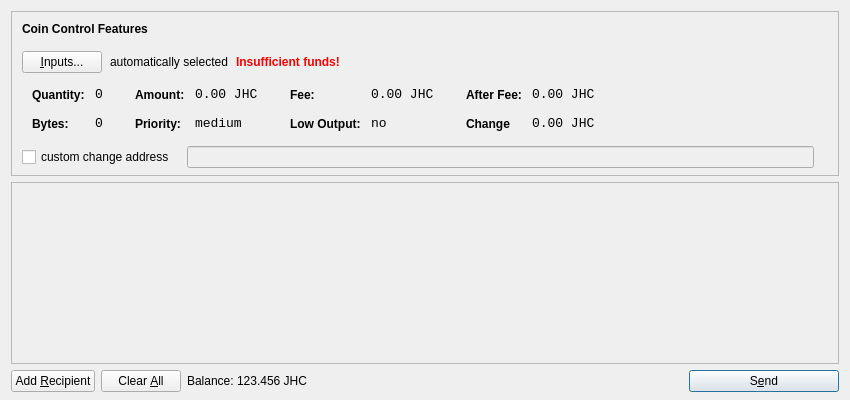
<?xml version="1.0" encoding="UTF-8"?>
<ui version="4.0">
 <class>SendCoinsDialog</class>
 <widget class="QDialog" name="SendCoinsDialog">
  <property name="geometry">
   <rect>
    <x>0</x>
    <y>0</y>
    <width>850</width>
    <height>400</height>
   </rect>
  </property>
  <property name="windowTitle">
   <string>Send Coins</string>
  </property>
  <layout class="QVBoxLayout" name="verticalLayout" stretch="0,1,0">
   <property name="bottomMargin">
    <number>8</number>
   </property>
   <item>
    <widget class="QFrame" name="frameCoinControl">
     <property name="sizePolicy">
      <sizepolicy hsizetype="Expanding" vsizetype="Expanding">
       <horstretch>0</horstretch>
       <verstretch>0</verstretch>
      </sizepolicy>
     </property>
     <property name="maximumSize">
      <size>
       <width>16777215</width>
       <height>16777215</height>
      </size>
     </property>
     <property name="frameShape">
      <enum>QFrame::StyledPanel</enum>
     </property>
     <property name="frameShadow">
      <enum>QFrame::Sunken</enum>
     </property>
     <layout class="QVBoxLayout" name="verticalLayoutCoinControl2">
      <property name="spacing">
       <number>6</number>
      </property>
      <property name="leftMargin">
       <number>0</number>
      </property>
      <property name="topMargin">
       <number>0</number>
      </property>
      <property name="rightMargin">
       <number>0</number>
      </property>
      <property name="bottomMargin">
       <number>6</number>
      </property>
      <item>
       <layout class="QVBoxLayout" name="verticalLayoutCoinControl" stretch="0,0,0,0,1">
        <property name="spacing">
         <number>0</number>
        </property>
        <property name="leftMargin">
         <number>10</number>
        </property>
        <property name="topMargin">
         <number>10</number>
        </property>
        <item>
         <layout class="QHBoxLayout" name="horizontalLayoutCoinControl1">
          <property name="bottomMargin">
           <number>15</number>
          </property>
          <item>
           <widget class="QLabel" name="labelCoinControlFeatures">
            <property name="sizePolicy">
             <sizepolicy hsizetype="Preferred" vsizetype="Maximum">
              <horstretch>0</horstretch>
              <verstretch>0</verstretch>
             </sizepolicy>
            </property>
            <property name="font">
             <font>
              <weight>75</weight>
              <bold>true</bold>
             </font>
            </property>
            <property name="styleSheet">
             <string notr="true">font-weight:bold;</string>
            </property>
            <property name="text">
             <string>Coin Control Features</string>
            </property>
           </widget>
          </item>
         </layout>
        </item>
        <item>
         <layout class="QHBoxLayout" name="horizontalLayoutCoinControl2" stretch="0,0,0,0">
          <property name="spacing">
           <number>8</number>
          </property>
          <property name="bottomMargin">
           <number>10</number>
          </property>
          <item>
           <widget class="QPushButton" name="pushButtonCoinControl">
            <property name="styleSheet">
             <string notr="true"/>
            </property>
            <property name="text">
             <string>&amp;Inputs...</string>
            </property>
           </widget>
          </item>
          <item>
           <widget class="QLabel" name="labelCoinControlAutomaticallySelected">
            <property name="text">
             <string>automatically selected</string>
            </property>
            <property name="margin">
             <number>5</number>
            </property>
           </widget>
          </item>
          <item>
           <widget class="QLabel" name="labelCoinControlInsuffFunds">
            <property name="font">
             <font>
              <weight>75</weight>
              <bold>true</bold>
             </font>
            </property>
            <property name="styleSheet">
             <string notr="true">color:red;font-weight:bold;</string>
            </property>
            <property name="text">
             <string>Insufficient funds!</string>
            </property>
            <property name="margin">
             <number>5</number>
            </property>
           </widget>
          </item>
          <item>
           <spacer name="horizontalSpacerCoinControl">
            <property name="orientation">
             <enum>Qt::Horizontal</enum>
            </property>
            <property name="sizeHint" stdset="0">
             <size>
              <width>40</width>
              <height>1</height>
             </size>
            </property>
           </spacer>
          </item>
         </layout>
        </item>
        <item>
         <widget class="QWidget" name="widgetCoinControl" native="true">
          <property name="sizePolicy">
           <sizepolicy hsizetype="Preferred" vsizetype="Preferred">
            <horstretch>0</horstretch>
            <verstretch>0</verstretch>
           </sizepolicy>
          </property>
          <property name="minimumSize">
           <size>
            <width>0</width>
            <height>0</height>
           </size>
          </property>
          <property name="styleSheet">
           <string notr="true"/>
          </property>
          <layout class="QHBoxLayout" name="horizontalLayoutCoinControl5">
           <property name="leftMargin">
            <number>0</number>
           </property>
           <property name="topMargin">
            <number>0</number>
           </property>
           <property name="rightMargin">
            <number>0</number>
           </property>
           <property name="bottomMargin">
            <number>0</number>
           </property>
           <item>
            <layout class="QHBoxLayout" name="horizontalLayoutCoinControl3" stretch="0,0,0,1">
             <property name="spacing">
              <number>20</number>
             </property>
             <property name="topMargin">
              <number>0</number>
             </property>
             <property name="bottomMargin">
              <number>10</number>
             </property>
             <item>
              <layout class="QFormLayout" name="formLayoutCoinControl1">
               <property name="horizontalSpacing">
                <number>10</number>
               </property>
               <property name="verticalSpacing">
                <number>14</number>
               </property>
               <property name="leftMargin">
                <number>10</number>
               </property>
               <property name="topMargin">
                <number>4</number>
               </property>
               <property name="rightMargin">
                <number>6</number>
               </property>
               <item row="0" column="0">
                <widget class="QLabel" name="labelCoinControlQuantityText">
                 <property name="styleSheet">
                  <string notr="true">font-weight:bold;</string>
                 </property>
                 <property name="text">
                  <string>Quantity:</string>
                 </property>
                 <property name="margin">
                  <number>0</number>
                 </property>
                </widget>
               </item>
               <item row="0" column="1">
                <widget class="QLabel" name="labelCoinControlQuantity">
                 <property name="font">
                  <font>
                   <family>Monospace</family>
                   <pointsize>10</pointsize>
                  </font>
                 </property>
                 <property name="cursor">
                  <cursorShape>IBeamCursor</cursorShape>
                 </property>
                 <property name="contextMenuPolicy">
                  <enum>Qt::ActionsContextMenu</enum>
                 </property>
                 <property name="text">
                  <string>0</string>
                 </property>
                 <property name="margin">
                  <number>0</number>
                 </property>
                 <property name="textInteractionFlags">
                  <set>Qt::LinksAccessibleByMouse|Qt::TextSelectableByKeyboard|Qt::TextSelectableByMouse</set>
                 </property>
                </widget>
               </item>
               <item row="1" column="0">
                <widget class="QLabel" name="labelCoinControlBytesText">
                 <property name="styleSheet">
                  <string notr="true">font-weight:bold;</string>
                 </property>
                 <property name="text">
                  <string>Bytes:</string>
                 </property>
                </widget>
               </item>
               <item row="1" column="1">
                <widget class="QLabel" name="labelCoinControlBytes">
                 <property name="font">
                  <font>
                   <family>Monospace</family>
                   <pointsize>10</pointsize>
                  </font>
                 </property>
                 <property name="cursor">
                  <cursorShape>IBeamCursor</cursorShape>
                 </property>
                 <property name="contextMenuPolicy">
                  <enum>Qt::ActionsContextMenu</enum>
                 </property>
                 <property name="text">
                  <string>0</string>
                 </property>
                 <property name="textInteractionFlags">
                  <set>Qt::LinksAccessibleByMouse|Qt::TextSelectableByKeyboard|Qt::TextSelectableByMouse</set>
                 </property>
                </widget>
               </item>
              </layout>
             </item>
             <item>
              <layout class="QFormLayout" name="formLayoutCoinControl2">
               <property name="horizontalSpacing">
                <number>10</number>
               </property>
               <property name="verticalSpacing">
                <number>14</number>
               </property>
               <property name="leftMargin">
                <number>6</number>
               </property>
               <property name="topMargin">
                <number>4</number>
               </property>
               <property name="rightMargin">
                <number>6</number>
               </property>
               <item row="0" column="0">
                <widget class="QLabel" name="labelCoinControlAmountText">
                 <property name="styleSheet">
                  <string notr="true">font-weight:bold;</string>
                 </property>
                 <property name="text">
                  <string>Amount:</string>
                 </property>
                 <property name="margin">
                  <number>0</number>
                 </property>
                </widget>
               </item>
               <item row="0" column="1">
                <widget class="QLabel" name="labelCoinControlAmount">
                 <property name="font">
                  <font>
                   <family>Monospace</family>
                   <pointsize>10</pointsize>
                  </font>
                 </property>
                 <property name="cursor">
                  <cursorShape>IBeamCursor</cursorShape>
                 </property>
                 <property name="contextMenuPolicy">
                  <enum>Qt::ActionsContextMenu</enum>
                 </property>
                 <property name="text">
                  <string>0.00 JHC</string>
                 </property>
                 <property name="textInteractionFlags">
                  <set>Qt::LinksAccessibleByMouse|Qt::TextSelectableByKeyboard|Qt::TextSelectableByMouse</set>
                 </property>
                </widget>
               </item>
               <item row="1" column="0">
                <widget class="QLabel" name="labelCoinControlPriorityText">
                 <property name="styleSheet">
                  <string notr="true">font-weight:bold;</string>
                 </property>
                 <property name="text">
                  <string>Priority:</string>
                 </property>
                </widget>
               </item>
               <item row="1" column="1">
                <widget class="QLabel" name="labelCoinControlPriority">
                 <property name="font">
                  <font>
                   <family>Monospace</family>
                   <pointsize>10</pointsize>
                  </font>
                 </property>
                 <property name="cursor">
                  <cursorShape>IBeamCursor</cursorShape>
                 </property>
                 <property name="contextMenuPolicy">
                  <enum>Qt::ActionsContextMenu</enum>
                 </property>
                 <property name="text">
                  <string>medium</string>
                 </property>
                 <property name="textInteractionFlags">
                  <set>Qt::LinksAccessibleByMouse|Qt::TextSelectableByKeyboard|Qt::TextSelectableByMouse</set>
                 </property>
                </widget>
               </item>
              </layout>
             </item>
             <item>
              <layout class="QFormLayout" name="formLayoutCoinControl3">
               <property name="horizontalSpacing">
                <number>10</number>
               </property>
               <property name="verticalSpacing">
                <number>14</number>
               </property>
               <property name="leftMargin">
                <number>6</number>
               </property>
               <property name="topMargin">
                <number>4</number>
               </property>
               <property name="rightMargin">
                <number>6</number>
               </property>
               <item row="0" column="0">
                <widget class="QLabel" name="labelCoinControlFeeText">
                 <property name="styleSheet">
                  <string notr="true">font-weight:bold;</string>
                 </property>
                 <property name="text">
                  <string>Fee:</string>
                 </property>
                 <property name="margin">
                  <number>0</number>
                 </property>
                </widget>
               </item>
               <item row="0" column="1">
                <widget class="QLabel" name="labelCoinControlFee">
                 <property name="font">
                  <font>
                   <family>Monospace</family>
                   <pointsize>10</pointsize>
                  </font>
                 </property>
                 <property name="cursor">
                  <cursorShape>IBeamCursor</cursorShape>
                 </property>
                 <property name="contextMenuPolicy">
                  <enum>Qt::ActionsContextMenu</enum>
                 </property>
                 <property name="text">
                  <string>0.00 JHC</string>
                 </property>
                 <property name="textInteractionFlags">
                  <set>Qt::LinksAccessibleByMouse|Qt::TextSelectableByKeyboard|Qt::TextSelectableByMouse</set>
                 </property>
                </widget>
               </item>
               <item row="1" column="0">
                <widget class="QLabel" name="labelCoinControlLowOutputText">
                 <property name="styleSheet">
                  <string notr="true">font-weight:bold;</string>
                 </property>
                 <property name="text">
                  <string>Low Output:</string>
                 </property>
                </widget>
               </item>
               <item row="1" column="1">
                <widget class="QLabel" name="labelCoinControlLowOutput">
                 <property name="font">
                  <font>
                   <family>Monospace</family>
                   <pointsize>10</pointsize>
                  </font>
                 </property>
                 <property name="cursor">
                  <cursorShape>IBeamCursor</cursorShape>
                 </property>
                 <property name="contextMenuPolicy">
                  <enum>Qt::ActionsContextMenu</enum>
                 </property>
                 <property name="text">
                  <string>no</string>
                 </property>
                 <property name="textInteractionFlags">
                  <set>Qt::LinksAccessibleByMouse|Qt::TextSelectableByKeyboard|Qt::TextSelectableByMouse</set>
                 </property>
                </widget>
               </item>
              </layout>
             </item>
             <item>
              <layout class="QFormLayout" name="formLayoutCoinControl4">
               <property name="horizontalSpacing">
                <number>10</number>
               </property>
               <property name="verticalSpacing">
                <number>14</number>
               </property>
               <property name="leftMargin">
                <number>6</number>
               </property>
               <property name="topMargin">
                <number>4</number>
               </property>
               <property name="rightMargin">
                <number>6</number>
               </property>
               <item row="0" column="0">
                <widget class="QLabel" name="labelCoinControlAfterFeeText">
                 <property name="styleSheet">
                  <string notr="true">font-weight:bold;</string>
                 </property>
                 <property name="text">
                  <string>After Fee:</string>
                 </property>
                 <property name="margin">
                  <number>0</number>
                 </property>
                </widget>
               </item>
               <item row="0" column="1">
                <widget class="QLabel" name="labelCoinControlAfterFee">
                 <property name="font">
                  <font>
                   <family>Monospace</family>
                   <pointsize>10</pointsize>
                  </font>
                 </property>
                 <property name="cursor">
                  <cursorShape>IBeamCursor</cursorShape>
                 </property>
                 <property name="contextMenuPolicy">
                  <enum>Qt::ActionsContextMenu</enum>
                 </property>
                 <property name="text">
                  <string>0.00 JHC</string>
                 </property>
                 <property name="textInteractionFlags">
                  <set>Qt::LinksAccessibleByMouse|Qt::TextSelectableByKeyboard|Qt::TextSelectableByMouse</set>
                 </property>
                </widget>
               </item>
               <item row="1" column="0">
                <widget class="QLabel" name="labelCoinControlChangeText">
                 <property name="styleSheet">
                  <string notr="true">font-weight:bold;</string>
                 </property>
                 <property name="text">
                  <string>Change</string>
                 </property>
                </widget>
               </item>
               <item row="1" column="1">
                <widget class="QLabel" name="labelCoinControlChange">
                 <property name="font">
                  <font>
                   <family>Monospace</family>
                   <pointsize>10</pointsize>
                  </font>
                 </property>
                 <property name="cursor">
                  <cursorShape>IBeamCursor</cursorShape>
                 </property>
                 <property name="contextMenuPolicy">
                  <enum>Qt::ActionsContextMenu</enum>
                 </property>
                 <property name="text">
                  <string>0.00 JHC</string>
                 </property>
                 <property name="textInteractionFlags">
                  <set>Qt::LinksAccessibleByMouse|Qt::TextSelectableByKeyboard|Qt::TextSelectableByMouse</set>
                 </property>
                </widget>
               </item>
              </layout>
             </item>
            </layout>
           </item>
          </layout>
         </widget>
        </item>
        <item>
         <layout class="QHBoxLayout" name="horizontalLayoutCoinControl4" stretch="0,0,0">
          <property name="spacing">
           <number>12</number>
          </property>
          <property name="sizeConstraint">
           <enum>QLayout::SetDefaultConstraint</enum>
          </property>
          <property name="topMargin">
           <number>5</number>
          </property>
          <property name="rightMargin">
           <number>5</number>
          </property>
          <item>
           <widget class="QCheckBox" name="checkBoxCoinControlChange">
            <property name="text">
             <string>custom change address</string>
            </property>
           </widget>
          </item>
          <item>
           <widget class="QLineEdit" name="lineEditCoinControlChange">
            <property name="enabled">
             <bool>false</bool>
            </property>
            <property name="sizePolicy">
             <sizepolicy hsizetype="Expanding" vsizetype="Fixed">
              <horstretch>0</horstretch>
              <verstretch>0</verstretch>
             </sizepolicy>
            </property>
           </widget>
          </item>
          <item>
           <widget class="QLabel" name="labelCoinControlChangeLabel">
            <property name="sizePolicy">
             <sizepolicy hsizetype="Preferred" vsizetype="Expanding">
              <horstretch>0</horstretch>
              <verstretch>0</verstretch>
             </sizepolicy>
            </property>
            <property name="minimumSize">
             <size>
              <width>0</width>
              <height>0</height>
             </size>
            </property>
            <property name="text">
             <string/>
            </property>
            <property name="margin">
             <number>3</number>
            </property>
           </widget>
          </item>
         </layout>
        </item>
        <item>
         <spacer name="verticalSpacerCoinControl">
          <property name="orientation">
           <enum>Qt::Vertical</enum>
          </property>
          <property name="sizeHint" stdset="0">
           <size>
            <width>800</width>
            <height>1</height>
           </size>
          </property>
         </spacer>
        </item>
       </layout>
      </item>
     </layout>
    </widget>
   </item>
   <item>
    <widget class="QScrollArea" name="scrollArea">
     <property name="widgetResizable">
      <bool>true</bool>
     </property>
     <widget class="QWidget" name="scrollAreaWidgetContents">
      <property name="geometry">
       <rect>
        <x>0</x>
        <y>0</y>
        <width>830</width>
        <height>173</height>
       </rect>
      </property>
      <layout class="QVBoxLayout" name="verticalLayout_2">
       <property name="leftMargin">
        <number>0</number>
       </property>
       <property name="topMargin">
        <number>0</number>
       </property>
       <property name="rightMargin">
        <number>0</number>
       </property>
       <property name="bottomMargin">
        <number>0</number>
       </property>
       <item>
        <layout class="QVBoxLayout" name="entries">
         <property name="spacing">
          <number>6</number>
         </property>
        </layout>
       </item>
       <item>
        <spacer name="verticalSpacer">
         <property name="orientation">
          <enum>Qt::Vertical</enum>
         </property>
         <property name="sizeHint" stdset="0">
          <size>
           <width>20</width>
           <height>40</height>
          </size>
         </property>
        </spacer>
       </item>
      </layout>
     </widget>
    </widget>
   </item>
   <item>
    <layout class="QHBoxLayout" name="horizontalLayout">
     <item>
      <widget class="QPushButton" name="addButton">
       <property name="toolTip">
        <string>Send to multiple recipients at once</string>
       </property>
       <property name="text">
        <string>Add &amp;Recipient</string>
       </property>
       <property name="icon">
        <iconset resource="../bitcoin.qrc">
         <normaloff>:/icons/add</normaloff>:/icons/add</iconset>
       </property>
       <property name="autoDefault">
        <bool>false</bool>
       </property>
      </widget>
     </item>
     <item>
      <widget class="QPushButton" name="clearButton">
       <property name="sizePolicy">
        <sizepolicy hsizetype="Minimum" vsizetype="Fixed">
         <horstretch>0</horstretch>
         <verstretch>0</verstretch>
        </sizepolicy>
       </property>
       <property name="toolTip">
        <string>Remove all transaction fields</string>
       </property>
       <property name="text">
        <string>Clear &amp;All</string>
       </property>
       <property name="icon">
        <iconset resource="../bitcoin.qrc">
         <normaloff>:/icons/remove</normaloff>:/icons/remove</iconset>
       </property>
       <property name="autoRepeatDelay">
        <number>300</number>
       </property>
       <property name="autoDefault">
        <bool>false</bool>
       </property>
      </widget>
     </item>
     <item>
      <layout class="QHBoxLayout" name="horizontalLayout_2">
       <property name="spacing">
        <number>3</number>
       </property>
       <item>
        <widget class="QLabel" name="label">
         <property name="text">
          <string>Balance:</string>
         </property>
        </widget>
       </item>
       <item>
        <widget class="QLabel" name="labelBalance">
         <property name="cursor">
          <cursorShape>IBeamCursor</cursorShape>
         </property>
         <property name="text">
          <string>123.456 JHC</string>
         </property>
         <property name="textInteractionFlags">
          <set>Qt::LinksAccessibleByMouse|Qt::TextSelectableByKeyboard|Qt::TextSelectableByMouse</set>
         </property>
        </widget>
       </item>
      </layout>
     </item>
     <item>
      <spacer name="horizontalSpacer">
       <property name="orientation">
        <enum>Qt::Horizontal</enum>
       </property>
       <property name="sizeHint" stdset="0">
        <size>
         <width>40</width>
         <height>20</height>
        </size>
       </property>
      </spacer>
     </item>
     <item>
      <widget class="QPushButton" name="sendButton">
       <property name="minimumSize">
        <size>
         <width>150</width>
         <height>0</height>
        </size>
       </property>
       <property name="toolTip">
        <string>Confirm the send action</string>
       </property>
       <property name="text">
        <string>S&amp;end</string>
       </property>
       <property name="icon">
        <iconset resource="../bitcoin.qrc">
         <normaloff>:/icons/send</normaloff>:/icons/send</iconset>
       </property>
       <property name="default">
        <bool>true</bool>
       </property>
      </widget>
     </item>
    </layout>
   </item>
  </layout>
 </widget>
 <resources>
  <include location="../bitcoin.qrc"/>
 </resources>
 <connections/>
</ui>
